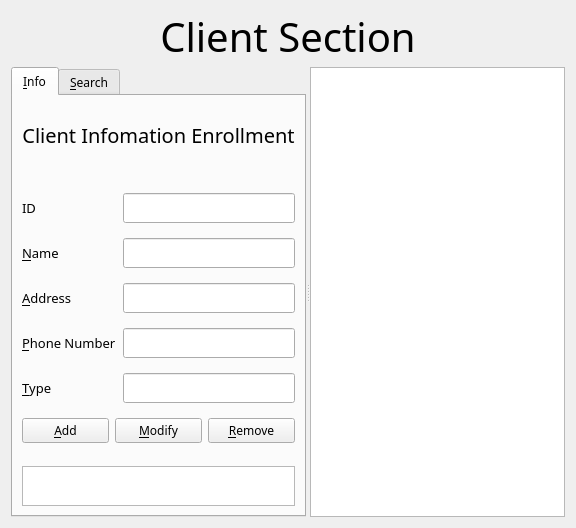
<?xml version="1.0" encoding="UTF-8"?>
<ui version="4.0">
 <class>ClientManager</class>
 <widget class="QWidget" name="ClientManager">
  <property name="geometry">
   <rect>
    <x>0</x>
    <y>0</y>
    <width>576</width>
    <height>528</height>
   </rect>
  </property>
  <property name="windowTitle">
   <string>MainWindow</string>
  </property>
  <layout class="QVBoxLayout" name="verticalLayout_6">
   <item>
    <layout class="QVBoxLayout" name="verticalLayout_3">
     <item>
      <widget class="QLabel" name="label">
       <property name="minimumSize">
        <size>
         <width>0</width>
         <height>50</height>
        </size>
       </property>
       <property name="maximumSize">
        <size>
         <width>16777215</width>
         <height>50</height>
        </size>
       </property>
       <property name="baseSize">
        <size>
         <width>0</width>
         <height>150</height>
        </size>
       </property>
       <property name="font">
        <font>
         <family>Arial Rounded MT Bold</family>
         <pointsize>30</pointsize>
        </font>
       </property>
       <property name="text">
        <string>Client Section</string>
       </property>
       <property name="alignment">
        <set>Qt::AlignCenter</set>
       </property>
      </widget>
     </item>
     <item>
      <widget class="QSplitter" name="splitter">
       <property name="orientation">
        <enum>Qt::Horizontal</enum>
       </property>
       <widget class="QTabWidget" name="ClientTabWidget">
        <property name="enabled">
         <bool>true</bool>
        </property>
        <property name="sizePolicy">
         <sizepolicy hsizetype="Expanding" vsizetype="Expanding">
          <horstretch>0</horstretch>
          <verstretch>0</verstretch>
         </sizepolicy>
        </property>
        <property name="font">
         <font>
          <family>Bahnschrift Light</family>
         </font>
        </property>
        <property name="currentIndex">
         <number>0</number>
        </property>
        <widget class="QWidget" name="InfoTab">
         <attribute name="title">
          <string>&amp;Info</string>
         </attribute>
         <layout class="QVBoxLayout" name="verticalLayout_2">
          <item>
           <layout class="QVBoxLayout" name="verticalLayout">
            <item>
             <widget class="QLabel" name="ClientInfoLabel">
              <property name="minimumSize">
               <size>
                <width>0</width>
                <height>60</height>
               </size>
              </property>
              <property name="font">
               <font>
                <family>Bahnschrift SemiBold</family>
                <pointsize>15</pointsize>
               </font>
              </property>
              <property name="text">
               <string>Client Infomation Enrollment</string>
              </property>
              <property name="alignment">
               <set>Qt::AlignCenter</set>
              </property>
             </widget>
            </item>
            <item>
             <spacer name="verticalSpacer_2">
              <property name="orientation">
               <enum>Qt::Vertical</enum>
              </property>
              <property name="sizeType">
               <enum>QSizePolicy::Fixed</enum>
              </property>
              <property name="sizeHint" stdset="0">
               <size>
                <width>186</width>
                <height>13</height>
               </size>
              </property>
             </spacer>
            </item>
            <item>
             <layout class="QFormLayout" name="formLayout">
              <item row="0" column="0">
               <widget class="QLabel" name="ClientInfoIdLabel">
                <property name="font">
                 <font>
                  <family>Tw Cen MT Condensed Extra Bold</family>
                  <pointsize>10</pointsize>
                 </font>
                </property>
                <property name="text">
                 <string>ID</string>
                </property>
               </widget>
              </item>
              <item row="0" column="1">
               <widget class="QLineEdit" name="ClientInfoInputIdLineEdit">
                <property name="sizePolicy">
                 <sizepolicy hsizetype="Expanding" vsizetype="Expanding">
                  <horstretch>0</horstretch>
                  <verstretch>0</verstretch>
                 </sizepolicy>
                </property>
                <property name="minimumSize">
                 <size>
                  <width>0</width>
                  <height>30</height>
                 </size>
                </property>
                <property name="maximumSize">
                 <size>
                  <width>16777215</width>
                  <height>30</height>
                 </size>
                </property>
               </widget>
              </item>
              <item row="1" column="0">
               <widget class="QLabel" name="ClientInfoNameLabel">
                <property name="font">
                 <font>
                  <family>Tw Cen MT Condensed Extra Bold</family>
                  <pointsize>10</pointsize>
                 </font>
                </property>
                <property name="text">
                 <string>&amp;Name</string>
                </property>
                <property name="buddy">
                 <cstring>ClientInfoInputNameLineEdit</cstring>
                </property>
               </widget>
              </item>
              <item row="1" column="1">
               <widget class="QLineEdit" name="ClientInfoInputNameLineEdit">
                <property name="sizePolicy">
                 <sizepolicy hsizetype="Expanding" vsizetype="Expanding">
                  <horstretch>0</horstretch>
                  <verstretch>0</verstretch>
                 </sizepolicy>
                </property>
                <property name="minimumSize">
                 <size>
                  <width>0</width>
                  <height>30</height>
                 </size>
                </property>
                <property name="maximumSize">
                 <size>
                  <width>16777215</width>
                  <height>30</height>
                 </size>
                </property>
               </widget>
              </item>
              <item row="2" column="0">
               <widget class="QLabel" name="ClientInfoAddressLabel">
                <property name="font">
                 <font>
                  <family>Tw Cen MT Condensed Extra Bold</family>
                  <pointsize>10</pointsize>
                 </font>
                </property>
                <property name="text">
                 <string>&amp;Address</string>
                </property>
                <property name="buddy">
                 <cstring>ClientInfoInputAddressLineEdit</cstring>
                </property>
               </widget>
              </item>
              <item row="2" column="1">
               <widget class="QLineEdit" name="ClientInfoInputAddressLineEdit">
                <property name="sizePolicy">
                 <sizepolicy hsizetype="Expanding" vsizetype="Expanding">
                  <horstretch>0</horstretch>
                  <verstretch>0</verstretch>
                 </sizepolicy>
                </property>
                <property name="minimumSize">
                 <size>
                  <width>0</width>
                  <height>30</height>
                 </size>
                </property>
                <property name="maximumSize">
                 <size>
                  <width>16777215</width>
                  <height>30</height>
                 </size>
                </property>
               </widget>
              </item>
              <item row="3" column="0">
               <widget class="QLabel" name="ClientInfoPhoneNumLabel">
                <property name="font">
                 <font>
                  <family>Tw Cen MT Condensed Extra Bold</family>
                  <pointsize>10</pointsize>
                 </font>
                </property>
                <property name="text">
                 <string>&amp;Phone Number</string>
                </property>
                <property name="buddy">
                 <cstring>ClientInfoInputPhoneNumLineEdit</cstring>
                </property>
               </widget>
              </item>
              <item row="3" column="1">
               <widget class="QLineEdit" name="ClientInfoInputPhoneNumLineEdit">
                <property name="sizePolicy">
                 <sizepolicy hsizetype="Expanding" vsizetype="Expanding">
                  <horstretch>0</horstretch>
                  <verstretch>0</verstretch>
                 </sizepolicy>
                </property>
                <property name="minimumSize">
                 <size>
                  <width>0</width>
                  <height>30</height>
                 </size>
                </property>
                <property name="maximumSize">
                 <size>
                  <width>16777215</width>
                  <height>30</height>
                 </size>
                </property>
               </widget>
              </item>
              <item row="4" column="0">
               <widget class="QLabel" name="ClientInfoTypeLabel">
                <property name="font">
                 <font>
                  <family>Tw Cen MT Condensed Extra Bold</family>
                  <pointsize>10</pointsize>
                 </font>
                </property>
                <property name="text">
                 <string>&amp;Type</string>
                </property>
                <property name="buddy">
                 <cstring>ClientInfoInputTypeLineEdit</cstring>
                </property>
               </widget>
              </item>
              <item row="4" column="1">
               <widget class="QLineEdit" name="ClientInfoInputTypeLineEdit">
                <property name="sizePolicy">
                 <sizepolicy hsizetype="Expanding" vsizetype="Expanding">
                  <horstretch>0</horstretch>
                  <verstretch>0</verstretch>
                 </sizepolicy>
                </property>
                <property name="minimumSize">
                 <size>
                  <width>0</width>
                  <height>30</height>
                 </size>
                </property>
                <property name="maximumSize">
                 <size>
                  <width>16777215</width>
                  <height>30</height>
                 </size>
                </property>
               </widget>
              </item>
             </layout>
            </item>
            <item>
             <layout class="QHBoxLayout" name="horizontalLayout">
              <item>
               <widget class="QPushButton" name="ClientInfoAddPushButton">
                <property name="font">
                 <font>
                  <family>Bahnschrift Light</family>
                 </font>
                </property>
                <property name="text">
                 <string>&amp;Add</string>
                </property>
               </widget>
              </item>
              <item>
               <widget class="QPushButton" name="ClientInfoModifyPushButton">
                <property name="font">
                 <font>
                  <family>Bahnschrift Light</family>
                 </font>
                </property>
                <property name="text">
                 <string>&amp;Modify</string>
                </property>
               </widget>
              </item>
              <item>
               <widget class="QPushButton" name="ClientInfoRemovePushButton">
                <property name="font">
                 <font>
                  <family>Bahnschrift Light</family>
                 </font>
                </property>
                <property name="text">
                 <string>&amp;Remove</string>
                </property>
               </widget>
              </item>
             </layout>
            </item>
            <item>
             <spacer name="verticalSpacer">
              <property name="orientation">
               <enum>Qt::Vertical</enum>
              </property>
              <property name="sizeType">
               <enum>QSizePolicy::Fixed</enum>
              </property>
              <property name="sizeHint" stdset="0">
               <size>
                <width>20</width>
                <height>17</height>
               </size>
              </property>
             </spacer>
            </item>
            <item>
             <widget class="QListWidget" name="ClientInfoTimeListWidget">
              <property name="minimumSize">
               <size>
                <width>0</width>
                <height>40</height>
               </size>
              </property>
              <property name="maximumSize">
               <size>
                <width>16777215</width>
                <height>40</height>
               </size>
              </property>
             </widget>
            </item>
           </layout>
          </item>
         </layout>
        </widget>
        <widget class="QWidget" name="SearchTab">
         <attribute name="title">
          <string>&amp;Search</string>
         </attribute>
         <layout class="QVBoxLayout" name="verticalLayout_5">
          <item>
           <layout class="QVBoxLayout" name="verticalLayout_4">
            <item>
             <widget class="QLabel" name="ClientSearchLabel">
              <property name="minimumSize">
               <size>
                <width>0</width>
                <height>60</height>
               </size>
              </property>
              <property name="font">
               <font>
                <family>Bahnschrift SemiBold</family>
                <pointsize>15</pointsize>
               </font>
              </property>
              <property name="text">
               <string>Client Infomation Enrollment</string>
              </property>
              <property name="alignment">
               <set>Qt::AlignCenter</set>
              </property>
             </widget>
            </item>
            <item>
             <spacer name="verticalSpacer_3">
              <property name="orientation">
               <enum>Qt::Vertical</enum>
              </property>
              <property name="sizeType">
               <enum>QSizePolicy::Fixed</enum>
              </property>
              <property name="sizeHint" stdset="0">
               <size>
                <width>186</width>
                <height>13</height>
               </size>
              </property>
             </spacer>
            </item>
            <item>
             <layout class="QHBoxLayout" name="horizontalLayout_2">
              <item>
               <widget class="QComboBox" name="ClientSearchComboBox">
                <item>
                 <property name="text">
                  <string>ID</string>
                 </property>
                </item>
                <item>
                 <property name="text">
                  <string>Name</string>
                 </property>
                </item>
                <item>
                 <property name="text">
                  <string>Address</string>
                 </property>
                </item>
                <item>
                 <property name="text">
                  <string>P.Num</string>
                 </property>
                </item>
                <item>
                 <property name="text">
                  <string>Type</string>
                 </property>
                </item>
               </widget>
              </item>
              <item>
               <widget class="QLineEdit" name="ClientSearchInputLineEdit">
                <property name="sizePolicy">
                 <sizepolicy hsizetype="Expanding" vsizetype="Expanding">
                  <horstretch>0</horstretch>
                  <verstretch>0</verstretch>
                 </sizepolicy>
                </property>
                <property name="minimumSize">
                 <size>
                  <width>0</width>
                  <height>30</height>
                 </size>
                </property>
                <property name="maximumSize">
                 <size>
                  <width>16777215</width>
                  <height>30</height>
                 </size>
                </property>
               </widget>
              </item>
             </layout>
            </item>
            <item>
             <widget class="QPushButton" name="ClientSearchPushButton">
              <property name="minimumSize">
               <size>
                <width>0</width>
                <height>0</height>
               </size>
              </property>
              <property name="maximumSize">
               <size>
                <width>16777215</width>
                <height>16777215</height>
               </size>
              </property>
              <property name="text">
               <string>&amp;Search</string>
              </property>
             </widget>
            </item>
            <item>
             <widget class="QTreeView" name="ClientSearchTreeView"/>
            </item>
            <item>
             <spacer name="verticalSpacer_4">
              <property name="orientation">
               <enum>Qt::Vertical</enum>
              </property>
              <property name="sizeType">
               <enum>QSizePolicy::Fixed</enum>
              </property>
              <property name="sizeHint" stdset="0">
               <size>
                <width>20</width>
                <height>17</height>
               </size>
              </property>
             </spacer>
            </item>
            <item>
             <widget class="QListWidget" name="ClientSeartchTimeListWidget">
              <property name="minimumSize">
               <size>
                <width>0</width>
                <height>40</height>
               </size>
              </property>
              <property name="maximumSize">
               <size>
                <width>16777215</width>
                <height>40</height>
               </size>
              </property>
             </widget>
            </item>
           </layout>
          </item>
         </layout>
        </widget>
       </widget>
       <widget class="QTreeView" name="treeView">
        <property name="alternatingRowColors">
         <bool>true</bool>
        </property>
       </widget>
      </widget>
     </item>
    </layout>
   </item>
  </layout>
 </widget>
 <resources/>
 <connections/>
</ui>
